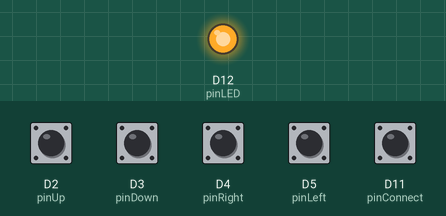
The sketch below on a simulated Arduino MKR. Shown: output pins drawn as LEDs (lit = HIGH). Dashed ring = blinking. The test bench sets the inputs (shaded band); at power-on: D2 (pinUp), D3 (pinDown), D4 (pinRight), D5 (pinLeft), D11 (pinConnect) HIGH. WiFi joins after 1.5 s; servers stay silent unless stated; what the sketch prints to the serial monitor is not drawn.

Above: at 7.9 s.
8.0 s: D11 (pinConnect) pulled LOW for 1 s
At 9.0 s:
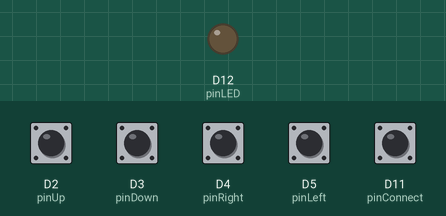
11.0 s: D2 (pinUp) pulled LOW for 0.15 s
At 11.21 s:
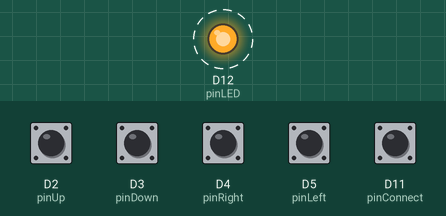
14.0 s: D3 (pinDown) pulled LOW for 0.15 s
Timing chart, 0 to 24.0 s (numbered marks = the images above; inputs shaded):
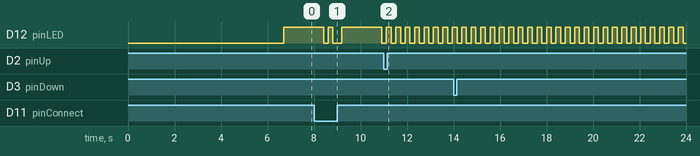

The sketch:

bounce-ball-controller.ino
```cpp
#include <SPI.h>
#include <WiFiNINA.h>
#include "secrets.h"

// WIFI Related globals
char ssid[] = SECRET_SSID;        // your network SSID (name)
char pass[] = SECRET_PASS;    // your network password (use for WPA, or use as key for WEP)
int keyIndex = 0;            // your network key Index number (needed only for WEP)
int status = WL_IDLE_STATUS;
IPAddress server(10, 18, 255, 103);
const int port = 8080;
WiFiClient client;

// PINS
const int pinUp = 2;
const int pinDown = 3;
const int pinLeft = 5;
const int pinRight = 4;
const int pinConnect = 11;
const int pinLED = 12;

// Control buttons related globals
String buttonStateUp = "UP";
String buttonStateDown = "UP";
String buttonStateLeft = "UP";
String buttonStateRight = "UP";

// Connection button related globals
const int ledPin =  LED_BUILTIN;
int ledState = LOW;
unsigned long previousMillisForBlink = 0;
unsigned long previousMillisForConnection = 0;
const long blinkIntervalSlow = 400;
const long blinkIntervalFast = 200;
String buttonStateConnect = "UP";
String connectionStatus = "CONNECTING_WIFI";
const long connectionInterval = 5000;

void setup() {
  //Initialize serial and wait for port to open:
  Serial.begin(9600);

  connectToWifi();
  printWifiStatus();
  connectToServer();

  // control buttons
  pinMode(pinUp, INPUT_PULLUP);
  pinMode(pinDown, INPUT_PULLUP);
  pinMode(pinLeft, INPUT_PULLUP);
  pinMode(pinRight, INPUT_PULLUP);

  // connection button
  pinMode(pinLED, OUTPUT);
  pinMode(pinConnect, INPUT_PULLUP);
}

void loop() {
  // put your main code here, to run repeatedly:
  checkButtonStates();
  checkConnection();
  checkLED();
  delay(4);
}

void connectToWifi() {
  // attempt to connect to Wifi network:
  while (status != WL_CONNECTED) {
    unsigned long currentMillis = millis();
    if (currentMillis - previousMillisForConnection >= connectionInterval) {
      previousMillisForBlink = currentMillis;
      Serial.print("Attempting to connect to SSID: ");
      Serial.println(ssid);
      // Connect to WPA/WPA2 network. Change this line if using open or WEP network:
      status = WiFi.begin(ssid, pass);
    }
  }
  connectionStatus = "CONNECTED_WIFI";
  Serial.println("Connected to wifi");
}

void connectToServer() {
  Serial.println("\nStarting connection to server...");
  // if you get a connection, report back via serial:
  if (client.connect(server, port)) {
    Serial.println("connected to server");
    connectionStatus = "CONNECTED_SERVER";
    // Make a TCP request:
    // Sets client name
    client.println("n=TIRTA");
    client.println("i");
  }
}

void disconnectFromServer() {
  Serial.println("Disconnecting from server");
  client.println("x");
  connectionStatus = "CONNECTED_WIFI";
  Serial.println("Disconnected from server");
}

void onButtonConnectPressed() {
  if (connectionStatus == "CONNECTING_WIFI") {
    // do nothing
  } else if (connectionStatus == "CONNECTED_WIFI") {
    connectToServer();
  } else if (connectionStatus == "CONNECTING_SERVER") {
    // do nothing
  } else if (connectionStatus == "CONNECTED_SERVER") {
    disconnectFromServer();
  }
}

void onButtonPressed(String button) {
  Serial.println(button);
  if (button == "BUTTON_UP") {
    client.println("u");
  } else if (button == "BUTTON_DOWN") {
    client.println("d");
  } else if (button == "BUTTON_LEFT") {
    client.println("l");
  } else if (button == "BUTTON_RIGHT") {
    client.println("r");
  } else if (button == "BUTTON_CONNECT") {
    onButtonConnectPressed();
  }
}

void checkLED() {
  if (connectionStatus == "CONNECTING_WIFI") {
    blink(blinkIntervalSlow);
  } else if (connectionStatus == "CONNECTED_WIFI") {
    blink(blinkIntervalFast);
  } else if (connectionStatus == "CONNECTING_SERVER") {
    blink(blinkIntervalFast);
  } else if (connectionStatus == "CONNECTED_SERVER") {
    digitalWrite(pinLED, HIGH);
  }
}

void blink(long interval) {
  unsigned long currentMillis = millis();
  if (currentMillis - previousMillisForBlink >= interval) {
    previousMillisForBlink = currentMillis;
    if (ledState == LOW) {
      ledState = HIGH;
    } else {
      ledState = LOW;
    }
    digitalWrite(pinLED, ledState);
  }
}

void checkConnection() {
  // if the server's disconnected, stop the client:
  if (!client.connected()) {
    Serial.println();
    Serial.println("disconnecting from server.");
    client.stop();

    connectionStatus = "CONNECTING_WIFI";
    connectToWifi();
  }
}

void checkButtonStates() {
  checkButtonStateUp();
  checkButtonStateDown();
  checkButtonStateLeft();
  checkButtonStateRight();
  checkButtonStateConnect();
}

void checkButtonStateConnect() {
  int sensorVal = digitalRead(pinConnect);
  String newButtonStateConnect;
  if (sensorVal == HIGH) {
    newButtonStateConnect = "UP";
  } else {
    newButtonStateConnect = "DOWN";
  }
  if (buttonStateConnect == "DOWN" && newButtonStateConnect == "UP") {
    onButtonPressed("BUTTON_CONNECT");
  }
  buttonStateConnect = newButtonStateConnect;
}

void checkButtonStateUp() {
  int sensorVal = digitalRead(pinUp);
  String newButtonStateUp;
  if (sensorVal == HIGH) {
    newButtonStateUp = "UP";
  } else {
    newButtonStateUp = "DOWN";
  }
  if (buttonStateUp == "DOWN" && newButtonStateUp == "UP") {
    onButtonPressed("BUTTON_UP");
  }
  buttonStateUp = newButtonStateUp;
}

void checkButtonStateDown() {
  int sensorVal = digitalRead(pinDown);
  String newButtonStateDown;
  if (sensorVal == HIGH) {
    newButtonStateDown = "UP";
  } else {
    newButtonStateDown = "DOWN";
  }
  if (buttonStateDown == "DOWN" && newButtonStateDown == "UP") {
    onButtonPressed("BUTTON_DOWN");
  }
  buttonStateDown = newButtonStateDown;
}

void checkButtonStateLeft() {
  int sensorVal = digitalRead(pinLeft);
  String newButtonStateLeft;
  if (sensorVal == HIGH) {
    newButtonStateLeft = "UP";
  } else {
    newButtonStateLeft = "DOWN";
  }
  if (buttonStateLeft == "DOWN" && newButtonStateLeft == "UP") {
    onButtonPressed("BUTTON_LEFT");
  }
  buttonStateLeft = newButtonStateLeft;
}

void checkButtonStateRight() {
  int sensorVal = digitalRead(pinRight);
  String newButtonStateRight;
  if (sensorVal == HIGH) {
    newButtonStateRight = "UP";
  } else {
    newButtonStateRight = "DOWN";
  }
  if (buttonStateRight == "DOWN" && newButtonStateRight == "UP") {
    onButtonPressed("BUTTON_RIGHT");
  }
  buttonStateRight = newButtonStateRight;
}

void printWifiStatus() {
  // print the SSID of the network you're attached to:
  Serial.print("SSID: ");
  Serial.println(WiFi.SSID());

  // print your board's IP address:
  IPAddress ip = WiFi.localIP();
  Serial.print("IP Address: ");
  Serial.println(ip);

  // print the received signal strength:
  long rssi = WiFi.RSSI();
  Serial.print("signal strength (RSSI):");
  Serial.print(rssi);
  Serial.println(" dBm");
}
```

secrets.h
```cpp
#define SECRET_SSID ""
#define SECRET_PASS ""
```

Measured:
- by itself, D12 (pinLED): alternates HIGH for 0.20 s and LOW for 0.20 s
